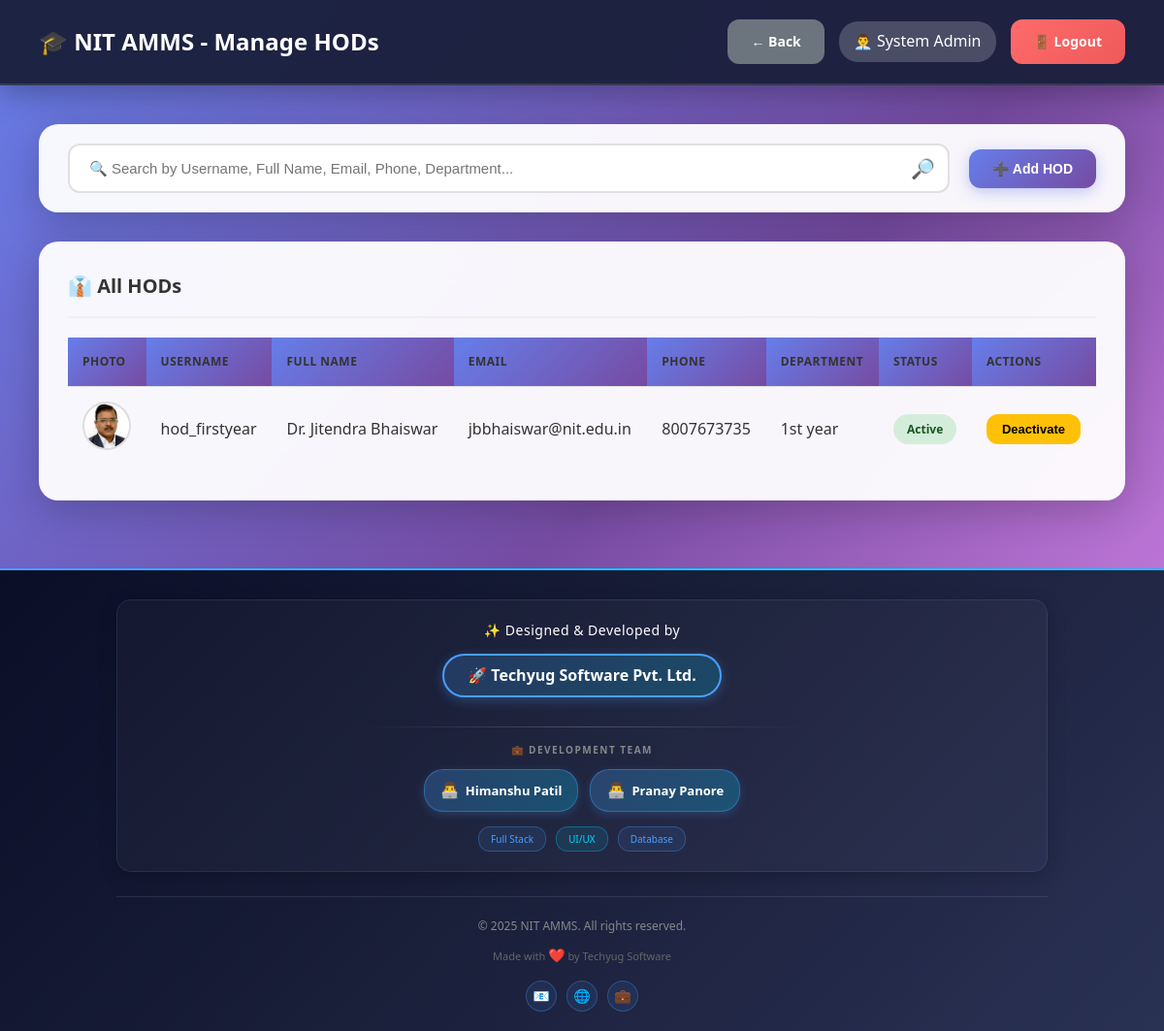
Page /admin/manage_hod.php (signed in) on the committed database.
### tables this page shows
CREATE TABLE `users` (
  `id` int(11) NOT NULL,
  `username` varchar(50) NOT NULL,
  `password` varchar(255) NOT NULL,
  `full_name` varchar(100) NOT NULL,
  `email` varchar(100) NOT NULL,
  `phone` varchar(15) DEFAULT NULL,
  `photo` varchar(255) DEFAULT NULL,
  `role` enum('admin','hod','teacher','student','parent','superadmin') NOT NULL,
  `department_id` int(11) DEFAULT NULL,
  `is_active` tinyint(1) DEFAULT 1,
  `created_at` timestamp NOT NULL DEFAULT current_timestamp()
);

CREATE TABLE `departments` (
  `id` int(11) NOT NULL,
  `dept_name` varchar(100) NOT NULL,
  `dept_code` varchar(20) NOT NULL,
  `hod_id` int(11) DEFAULT NULL,
  `created_at` timestamp NOT NULL DEFAULT current_timestamp()
);

### db.php (called while the page is built, shortened)
<?php
$conn = new mysqli(DB_HOST, DB_USER, DB_PASS, DB_NAME);
$conn->set_charset("utf8mb4");
$conn->query("SET time_zone = '+05:30'");
function isLoggedIn() {
    return isset($_SESSION['user_id']) && isset($_SESSION['role']);
}
function getCurrentUser() {
    global $conn;
    $user_id = $_SESSION['user_id'];
    $role = $_SESSION['role'];
    if ($role === 'student') {
        $query = "SELECT * FROM students WHERE id = ?";
    } elseif ($role === 'parent') {
        $query = "SELECT * FROM parents WHERE id = ?";
    } else {
        $query = "SELECT * FROM users WHERE id = ?";
    }
    $stmt = $conn->prepare($query);
    $stmt->bind_param("i", $user_id);
    $stmt->execute();
    $result = $stmt->get_result();
    return $result->fetch_assoc();
}
?>

### admin/manage_hod.php (the view, shortened to what this page needs)
<?php
require_once '../db.php';
$user = getCurrentUser();
$hods_query = "SELECT u.*, d.dept_name
               FROM users u
               LEFT JOIN departments d ON u.department_id = d.id
               WHERE u.role = 'hod'
               ORDER BY u.full_name";
$hods = $conn->query($hods_query);
?>
<!DOCTYPE html>
<html lang="en">
<head>
    <link rel="stylesheet" href="../assets/style.css">
</head>
<body>
    <nav class="navbar">
        <div>
            <h1>🎓 NIT AMMS - Manage HODs</h1>
        </div>
        <div class="user-info">
            <a href="index.php" class="btn btn-secondary">← Back</a>
            <span>👨‍💼 <?php echo htmlspecialchars($user['full_name']); ?></span>
            <a href="../logout.php" class="btn btn-danger">🚪 Logout</a>
        </div>
    </nav>
    <div class="main-content">
        <div class="search-bar-container">
            <div class="search-wrapper">
                <input type="text" id="searchInput" placeholder="🔍 Search by Username, Full Name, Email, Phone, Department...">
                <span class="search-icon">🔎</span>
            </div>
            <button class="btn btn-primary" onclick="openModal()">➕ Add HOD</button>
        </div>
        <div class="table-container">
            <h3 style="margin-bottom: 20px; font-size: 20px; color: #333;">👔 All HODs</h3>
            <table id="hodsTable">
                <thead>
                    <tr>
                        <th>Photo</th>
                        <th>Username</th>
                        <th>Full Name</th>
                        <th>Email</th>
                        <th>Phone</th>
                        <th>Department</th>
                        <th>Status</th>
                        <th>Actions</th>
                    </tr>
                </thead>
                <tbody>
                    <?php
                    $hods->data_seek(0);
                    while ($hod = $hods->fetch_assoc()):
                        $photo_exists = false;
                        $photo_src = '';
                        if (!empty($hod['photo'])) {
                            if (file_exists("../uploads/hods/" . $hod['photo'])) {
                                $photo_exists = true;
                                $photo_src = "../uploads/hods/" . htmlspecialchars($hod['photo']);
                            } elseif (file_exists("../" . $hod['photo'])) {
                                $photo_exists = true;
                                $photo_src = "../" . htmlspecialchars($hod['photo']);
                            }
                        }
                    ?>
                    <tr>
                        <td>
                            <?php if ($photo_exists): ?>
                                <img src="<?php echo $photo_src; ?>"
                                     alt="Photo" class="profile-photo"
                                     onerror="this.style.display='none'; this.nextElementSibling.style.display='inline';">
                            <?php else: ?>
                                <span style="font-size: 35px;">👤</span>
                            <?php endif; ?>
                        </td>
                        <td><?php echo htmlspecialchars($hod['username']); ?></td>
                        <td><?php echo htmlspecialchars($hod['full_name']); ?></td>
                        <td><?php echo htmlspecialchars($hod['email']); ?></td>
                        <td><?php echo htmlspecialchars($hod['phone']); ?></td>
                        <td><?php echo htmlspecialchars($hod['dept_name'] ?? 'Not Assigned'); ?></td>
                        <td>
                            <?php if ($hod['is_active']): ?>
                                <span class="badge badge-success">Active</span>
                            <?php else: ?>
                                <span class="badge badge-danger">Inactive</span>
                            <?php endif; ?>
                        </td>
                        <td>
                            <form method="POST" style="display:inline;">
                                <button type="submit" name="toggle_status" class="btn btn-warning btn-sm">
                                    <?php echo $hod['is_active'] ? 'Deactivate' : 'Activate'; ?>
                                </button>
                            </form>
                        </td>
                    </tr>
                    <?php endwhile; ?>
                </tbody>
            </table>
        </div>
    </div>
    <div style="background: linear-gradient(135deg, #0a0e27 0%, #1a1f3a 50%, #2a3254 100%); position: relative; overflow: hidden;">
        <div style="height: 2px; background: linear-gradient(90deg, #4a9eff, #00d4ff, #4a9eff, #00d4ff); background-size: 200% 100%;"></div>
        <div style="max-width: 1000px; margin: 0 auto; padding: 30px 20px 20px;">
            <div style="background: rgba(255, 255, 255, 0.03); padding: 20px 20px; border-radius: 15px; border: 1px solid rgba(74, 158, 255, 0.15); text-align: center; box-shadow: 0 5px 20px rgba(0, 0, 0, 0.2);">
                <p style="color: #ffffff; font-size: 14px; margin: 0 0 12px; font-weight: 500; letter-spacing: 0.5px; font-family: 'Segoe UI', Tahoma, Geneva, Verdana, sans-serif;">✨ Designed & Developed by</p>
                <a href="https://himanshufullstackdeveloper.github.io/techyugsoftware/" style="display: inline-block; color: #ffffff; font-size: 16px; font-weight: 700; text-decoration: none; padding: 8px 24px; border: 2px solid #4a9eff; border-radius: 30px; background: linear-gradient(135deg, rgba(74, 158, 255, 0.2), rgba(0, 212, 255, 0.2)); box-shadow: 0 3px 12px rgba(74, 158, 255, 0.3); margin-bottom: 15px; font-family: 'Segoe UI', Tahoma, Geneva, Verdana, sans-serif;">
                    🚀 Techyug Software Pvt. Ltd.
                </a>
                <div style="width: 50%; height: 1px; background: linear-gradient(90deg, transparent, rgba(255, 255, 255, 0.2), transparent); margin: 15px auto;"></div>
                <p style="color: #888; font-size: 10px; margin: 0 0 12px; text-transform: uppercase; letter-spacing: 1.5px; font-weight: 600; font-family: 'Segoe UI', Tahoma, Geneva, Verdana, sans-serif;">💼 Development Team</p>
                <div style="display: flex; justify-content: center; gap: 12px; flex-wrap: wrap; margin-top: 12px;">
                    <a href="https://himanshufullstackdeveloper.github.io/portfoilohimanshu/" style="color: #ffffff; font-size: 13px; text-decoration: none; padding: 8px 16px; background: linear-gradient(135deg, rgba(74, 158, 255, 0.25), rgba(0, 212, 255, 0.25)); border-radius: 20px; border: 1px solid rgba(74, 158, 255, 0.4); display: inline-flex; align-items: center; gap: 6px; box-shadow: 0 3px 10px rgba(74, 158, 255, 0.2); font-family: 'Segoe UI', Tahoma, Geneva, Verdana, sans-serif;">
                        <span style="font-size: 16px;">👨‍💻</span>
                        <span style="font-weight: 600;">Himanshu Patil</span>
                    </a>
                    <a href="https://devpranaypanore.github.io/Pranaypanore-live-.html/" style="color: #ffffff; font-size: 13px; text-decoration: none; padding: 8px 16px; background: linear-gradient(135deg, rgba(74, 158, 255, 0.25), rgba(0, 212, 255, 0.25)); border-radius: 20px; border: 1px solid rgba(74, 158, 255, 0.4); display: inline-flex; align-items: center; gap: 6px; box-shadow: 0 3px 10px rgba(74, 158, 255, 0.2); font-family: 'Segoe UI', Tahoma, Geneva, Verdana, sans-serif;">
                        <span style="font-size: 16px;">👨‍💻</span>
                        <span style="font-weight: 600;">Pranay Panore</span>
                    </a>
                </div>
                <div style="margin-top: 15px; display: flex; justify-content: center; gap: 10px; flex-wrap: wrap;">
                    <span style="color: #4a9eff; font-size: 10px; padding: 4px 12px; background: rgba(74, 158, 255, 0.1); border-radius: 12px; border: 1px solid rgba(74, 158, 255, 0.3); font-family: 'Segoe UI', Tahoma, Geneva, Verdana, sans-serif;">Full Stack</span>
                    <span style="color: #00d4ff; font-size: 10px; padding: 4px 12px; background: rgba(0, 212, 255, 0.1); border-radius: 12px; border: 1px solid rgba(0, 212, 255, 0.3); font-family: 'Segoe UI', Tahoma, Geneva, Verdana, sans-serif;">UI/UX</span>
                    <span style="color: #4a9eff; font-size: 10px; padding: 4px 12px; background: rgba(74, 158, 255, 0.1); border-radius: 12px; border: 1px solid rgba(74, 158, 255, 0.3); font-family: 'Segoe UI', Tahoma, Geneva, Verdana, sans-serif;">Database</span>
                </div>
            </div>
            <div style="margin-top: 25px; padding-top: 20px; border-top: 1px solid rgba(255, 255, 255, 0.1); text-align: center;">
                <p style="color: #888; font-size: 12px; margin: 0 0 10px; font-family: 'Segoe UI', Tahoma, Geneva, Verdana, sans-serif;">© 2025 NIT AMMS. All rights reserved.</p>
                <p style="color: #666; font-size: 11px; margin: 0; font-family: 'Segoe UI', Tahoma, Geneva, Verdana, sans-serif;">
                    Made with <span style="color: #ff4757; font-size: 14px;">❤️</span> by Techyug Software
                </p>
                <div style="margin-top: 15px; display: flex; justify-content: center; gap: 10px;">
                    <a href="#" style="width: 32px; height: 32px; display: inline-flex; align-items: center; justify-content: center; background: rgba(74, 158, 255, 0.1); border: 1px solid rgba(74, 158, 255, 0.3); border-radius: 50%; color: #4a9eff; text-decoration: none; font-size: 14px;">📧</a>
                    <a href="#" style="width: 32px; height: 32px; display: inline-flex; align-items: center; justify-content: center; background: rgba(74, 158, 255, 0.1); border: 1px solid rgba(74, 158, 255, 0.3); border-radius: 50%; color: #4a9eff; text-decoration: none; font-size: 14px;">🌐</a>
                    <a href="#" style="width: 32px; height: 32px; display: inline-flex; align-items: center; justify-content: center; background: rgba(74, 158, 255, 0.1); border: 1px solid rgba(74, 158, 255, 0.3); border-radius: 50%; color: #4a9eff; text-decoration: none; font-size: 14px;">💼</a>
                </div>
            </div>
        </div>
    </div>
</body>
</html>

### assets/style.css (style rules this page uses)
* { margin: 0; padding: 0; box-sizing: border-box; }
body { font-family: 'Segoe UI', Tahoma, Geneva, Verdana, sans-serif; background: linear-gradient(135deg, #667eea 0%, #764ba2 50%, #f093fb 100%); color: #333; line-height: 1.6; }
.btn { padding: 12px 24px; border: none; border-radius: 10px; font-size: 14px; font-weight: 600; cursor: pointer; transition: all 0.3s ease; text-decoration: none; display: inline-block; text-align: center; }
.btn-primary { background: linear-gradient(135deg, #667eea 0%, #764ba2 100%); color: white; }
.btn-danger { background: #dc3545; color: white; }
.btn-warning { background: #ffc107; color: #212529; }
.btn-secondary { background: #6c757d; color: white; }
.btn-sm { padding: 6px 12px; font-size: 12px; }
.navbar { background: linear-gradient(135deg, #667eea 0%, #764ba2 100%); color: white; padding: 20px 30px; display: flex; justify-content: space-between; align-items: center; box-shadow: 0 2px 10px rgba(0, 0, 0, 0.1); position: sticky; top: 0; z-index: 100; }
.navbar h1 { font-size: 24px; font-weight: 600; }
.navbar .user-info { display: flex; align-items: center; gap: 15px; }
.navbar .user-info span { background: rgba(255, 255, 255, 0.2); padding: 8px 15px; border-radius: 20px; }
.main-content { padding: 30px; max-width: 1400px; margin: 0 auto; }
.main-content h3 { margin-bottom: 20px; color: #333; font-size: 20px; }
.table-container { background: white; border-radius: 15px; padding: 25px; box-shadow: 0 2px 10px rgba(0, 0, 0, 0.08); overflow-x: auto; margin-bottom: 30px; }
.table-container h3 { margin-bottom: 20px; color: #333; font-size: 20px; padding-bottom: 15px; border-bottom: 2px solid #f0f0f0; }
table { width: 100%; border-collapse: collapse; }
table thead { background: #f8f9fa; }
table th, table td { padding: 15px; text-align: left; border-bottom: 1px solid #e0e0e0; }
table th { font-weight: 600; color: #333; text-transform: uppercase; font-size: 12px; letter-spacing: 0.5px; }
table tr:last-child td { border-bottom: none; }
.badge { padding: 6px 12px; border-radius: 20px; font-size: 12px; font-weight: 600; display: inline-block; }
.badge-success { background: #d4edda; color: #155724; }

### rows in the picture
users: full_name "System Admin"
users: photo (picture), username "hod_firstyear", full_name "Dr. Jitendra Bhaiswar", email "jbbhaiswar@nit.edu.in", phone "8007673735", department.dept_name "1st year", is_active "Active"
